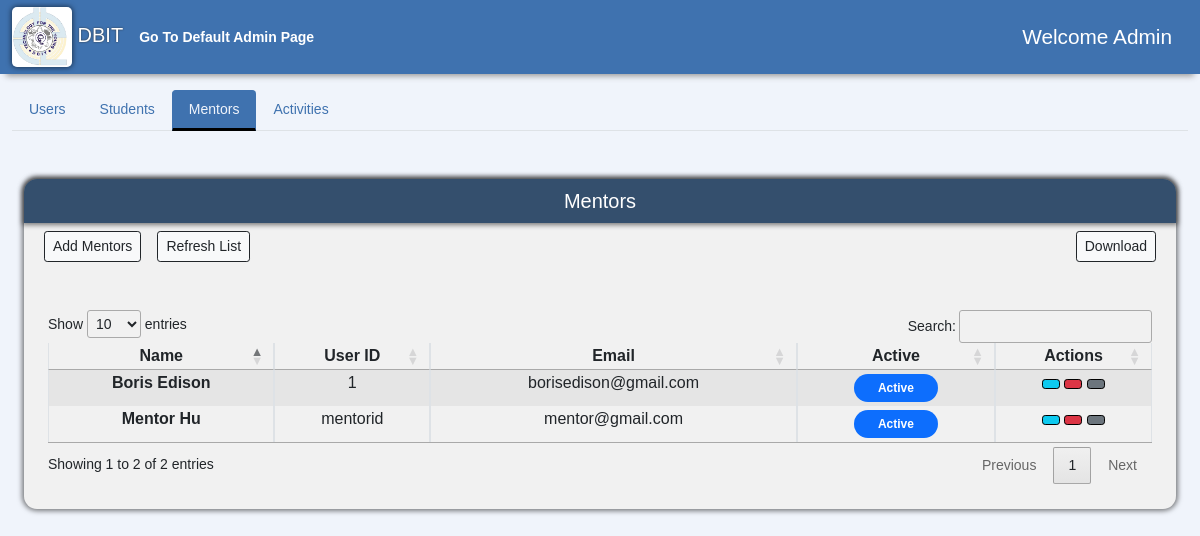
/AdminPage/mentor (signed in), run on the app's committed database.
### accounts/models.py (models this page shows, shortened)
class User(AbstractUser):
    usr_id = models.CharField(max_length=50, unique=True)
    username = None
    email = models.EmailField(max_length=255, unique=True)
    created_on = models.DateTimeField(auto_now_add=True)
    is_active = models.BooleanField(default=True)
    is_staff = models.BooleanField(default=False)
    is_superuser = models.BooleanField(default=False)
    first_name = models.CharField(max_length=50, null=True)
    last_name = models.CharField(max_length=50, null=True)
    middle_name = models.CharField(max_length=50, null=True)
    phone = models.CharField(max_length=10, null=True, blank=True)
    profile_img = models.ImageField(
        default='logo.png', null=True, blank=True, upload_to='images/')
    USERNAME_FIELD = 'email'
    REQUIRED_FIELDS = ['usr_id', ]
    objects = CustomUserManager()

### AdminPage/views.py (the view)
# urls.py: path('mentor', views.Adminmentor, name= 'admin-mentor'),
@login_required(login_url='Login')
def Adminmentor(request):
    if request.user.is_superuser:
        mentors = User.objects.filter(is_staff=True,is_superuser=False)
        context = {'users': mentors}
        return render(request,'AdminPage/admin-mentor.html',context)
    else:
        return HttpResponse("You are not authorized to view this page")

### Announcement/notification_processors.py (called while the page is built)
def announcements(request):
    allnotifications= Announcement.objects.all()
    return {'notifications':allnotifications}

def announcement_receiver(request):
    allreceivers= AnnouncementReceiver.objects.all()
    return {'receivers':allreceivers}

### AdminPage/templates/AdminPage/admin-mentor.html (shortened to what this page needs)
{% extends "admin.html" %}
{% load static %}
{% block mentorTabButton %}
<button class="nav-link active" id="nav-mentors-tab" data-bs-toggle="tab" data-bs-target="#nav-mentors" type="button" role="tab" aria-controls="nav-mentors-tab" aria-selected="true">
  Mentors
</button>
{% endblock %}
{% block mentorTabContent %}
<div class="tab-pane fade active show" id="nav-mentors" role="tabpanel" aria-labelledby="nav-mentors-tab">
  <div class="container-fluid mb-5">
    <div class="sidebar flex-shrink-0 dashboard-navigation">
      <div class="sidebar-heading d-flex align-items-center justify-content-center">
        <h5>Mentors</h5>
      </div>
      <div class="container-fluid" style="overflow-x: auto;">
        <div class="d-flex bd-highlight mb-3">
          <div class="p-2 bd-highlight">
            <button type="button" onclick="alert('Convert user to mentor');" class="btn btn-light ms-auto btn-sm btn-outline-dark">
              Add Mentors
            </button>
          </div>
          <div class="p-2 bd-highlight">
            <button type="button" onClick="window.location.reload()" class="btn btn-light  btn-sm btn-outline-dark" type="button">
              Refresh List
            </button>
          </div>
          <div class="ms-auto p-2 bd-highlight">
            <button type="button" onclick="alert('Logic to download csv');" class="btn btn-light ms-auto btn-sm btn-outline-dark">
              Download
            </button>
          </div>
        </div>
      </div>
      <div class="table-div m-4 mt-4 mb-4">
        <table class="table table-striped table-bordered" style="widows: 100%;" id="mentor-table">
          <thead>
            <tr>
              <th scope="col"class="px-2 py-1 text-center">Name</th>
              <th scope="col" class="px-2 py-1 text-center">User ID</th>
              <th scope="col" class="px-2 py-1 text-center">Email</th>
              <th scope="col" class="px-2 py-1 text-center">Active</th>
              <th scope="col" class="px-2 py-1 text-center">Actions</th>
            </tr>
          </thead>
          <tbody id="myTable">
            {% for user in users %}
            <tr>
              <th scope="row" class="px-2 py-1 text-center">{{user.first_name}} {{user.last_name}}</th>
              <td class="px-2 py-1 text-center">{{user.usr_id}}</td>
              <td class="px-2 py-1 text-center">{{user.email}}</td>
              <td class="px-2 py-1 text-center">
                {% if user.is_active %}
                <span class="badge bg-primary rounded-pill px-4 py-2">Active</span> {% else %}
                <span class="badge bg-danger rounded-pill px-4 py-2">Inactive</span> {% endif %}
              </td>
              <td class="px-2 py-1 text-center">
                <button type="button" class="btn btn-info ms-auto btn-sm" style="border-color: black" onClick="window.location.href='{% url 'update-user' user.usr_id%}'">
                </button>
                <form action="{% url 'delete-user' user.id %}" class="mb-0" style="display: inline-block" method='POST'>
                  <button type="submit" class="btn btn-danger ms-auto btn-sm" style="border-color: black" onClick="return confirm('Are you sure Do you want to delete this user/account ?');">
                  </button>
                </form>
                <button type="button" class="btn btn-secondary ms-auto btn-sm" style="border-color: black" onClick="window.location.href='{% url 'admin-assigned' user.usr_id %}'">
                </button>
              </td>
            </tr>
            {% endfor %}
          </tbody>
        </table>
      </div>
    </div>
  </div>
</div>
{% endblock %}

### MPT/static/css/admin.css (style rules this page uses)
.nav-link { color: var(--navbar-bg); text-decoration: none; transition: color 0.3s ease; }
.nav-tabs .nav-item.show .nav-link, .nav-tabs .nav-link.active { color: var(--body-bg); background-color: var(--navbar-bg); border-color: var(--navbar-bg) var(--navbar-bg) var(--text-body); }
.nav-tabs .nav-link { border-bottom: 3px solid transparent; }
.sidebar-heading { height: 5.5vh; background-color: #344F6D; color: white; border-radius: 13px 13px 0 0; box-shadow: 0 0 5px 2px rgba(0, 0, 0, 0.5); }
.sidebar { background-color: #F1F1F1; border-radius: 13px; box-shadow: 0 0 5px 2px rgba(0, 0, 0, 0.5); margin: 10px 0; margin-top: 5.5vh; padding-bottom: 1px; }
.table-div { overflow-x: auto; }

### MPT/static/css/global.css (style rules this page uses)
:root { --nord-0: #2e3440; --nord-1: #3b4252; --nord-2: #434c5e; --nord-3: #4c566a; --nord-4: #d8dee9; --nord-5: #e5e9f0; --nord-6: #eceff4; --nord-7: #8fbcbb; --nord-8: #88c0d0; --nord-9: #81a1c1; --nord-10: #5e81ac; --nord-11: #bf616a; --nord-12: #d08770; --nord-13: #ebcb8b; --nord-14: #a3be8c; --nord-15: #b48ead; --body-bg: #F0F4FB; --navbar-bg: #3F72AF; --btn-bg: #112D4E; --content-bg: #DBE2EF; --text-component: #FFFFFF; --text-body: #000000; }
body { background-color: var(--body-bg); font-size: .875rem; font-family: Arial, Helvetica, sans-serif; overflow-x: hidden; }
h5 { margin-bottom: 0; }

### data on the page
User: first_name "Boris", last_name "Edison", usr_id "1", email "borisedison@gmail.com", is_active "Active"
User: first_name "Mentor", last_name "Hu", usr_id "mentorid", email "mentor@gmail.com", is_active "Active"
